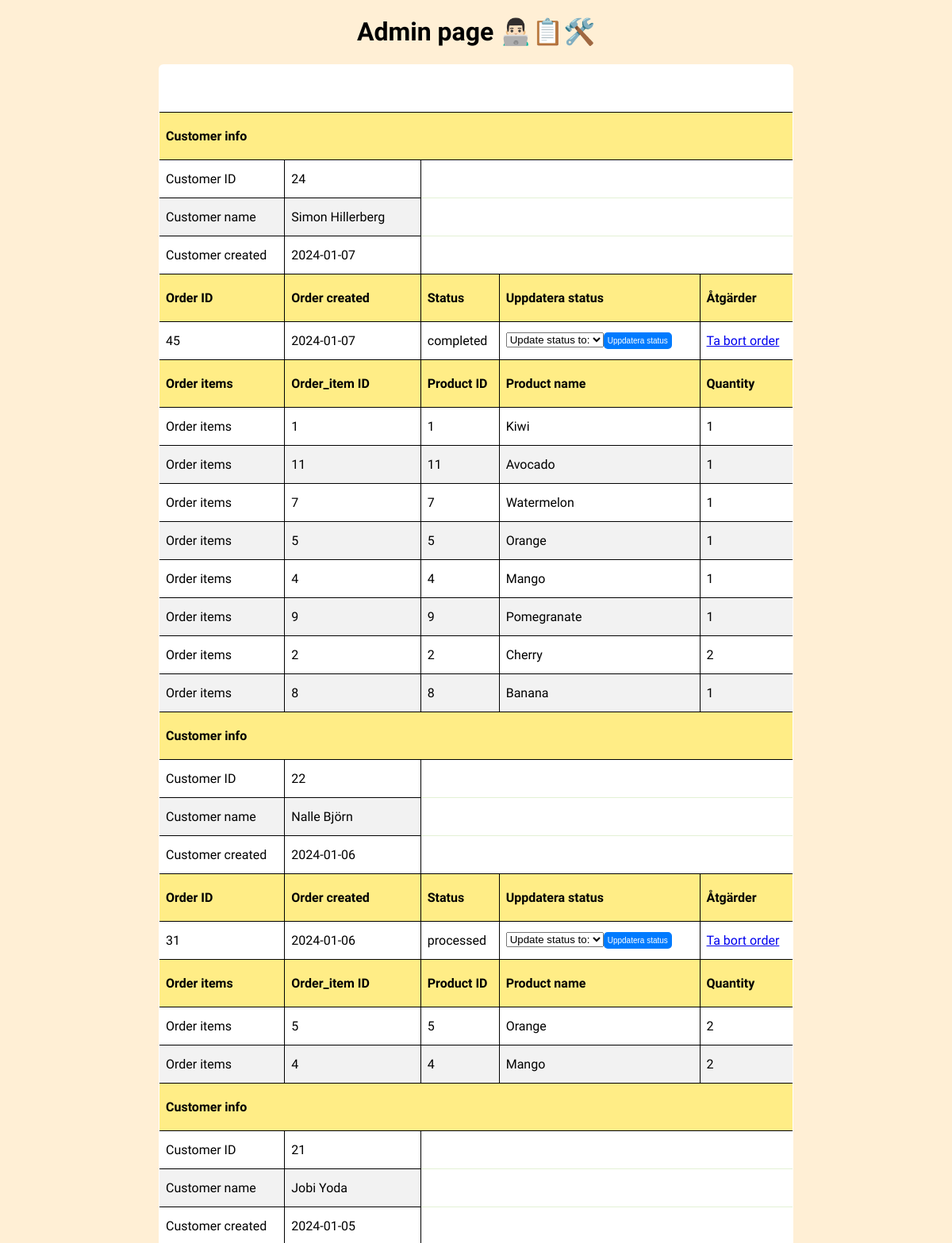
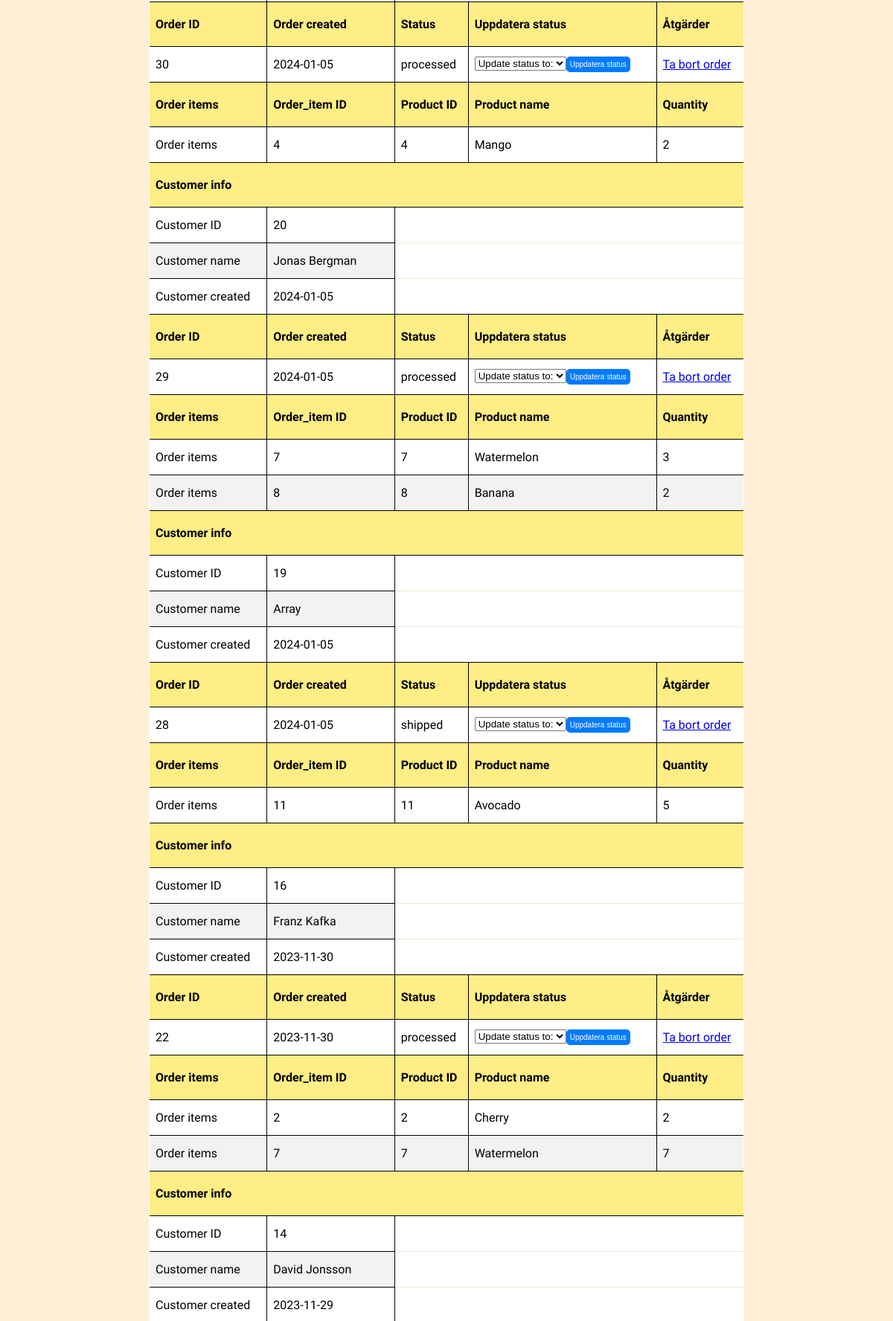
/views/admin/admin_view.php (upper part), run on the app's committed database (2 pictures, top to bottom).
### tables this page shows
CREATE TABLE `orders` (
  `order_id` int NOT NULL AUTO_INCREMENT,
  `customer_id` int DEFAULT NULL,
  `status` varchar(25) DEFAULT NULL,
  `total` int DEFAULT NULL,
  `created` date DEFAULT (curdate()),
  PRIMARY KEY (`order_id`),
  KEY `customer_id` (`customer_id`),
  CONSTRAINT `orders_ibfk_1` FOREIGN KEY (`customer_id`) REFERENCES `customers` (`customer_id`)
);

CREATE TABLE `customers` (
  `customer_id` int NOT NULL AUTO_INCREMENT,
  `customer_firstname` varchar(50) DEFAULT NULL,
  `customer_surname` varchar(50) DEFAULT NULL,
  `customer_ssn` varchar(10) DEFAULT NULL,
  `customer_phone` varchar(10) DEFAULT NULL,
  `customer_email` varchar(100) DEFAULT NULL,
  `customer_address` varchar(50) DEFAULT NULL,
  `customer_city` varchar(50) DEFAULT NULL,
  `customer_zip` varchar(5) DEFAULT NULL,
  `created` date DEFAULT (curdate()),
  PRIMARY KEY (`customer_id`),
  UNIQUE KEY `customer_ssn` (`customer_ssn`),
  UNIQUE KEY `customer_email` (`customer_email`)
);

### views/admin/admin_view.php (the view, shortened to what this page needs)
<?php
$connection = getDatabaseConnection();
?>
<!doctype html>
<html lang="en">
<head>
    <link rel="stylesheet" type="text/css" href="../../assets/css/style.css">
</head>
<body>
<?php
try {
    $sql = "SELECT
        customers.customer_id,
        customers.customer_firstname,
        customers.customer_surname,
        customers.created AS customer_created,
        orders.order_id,
        GROUP_CONCAT(DISTINCT orders.created ORDER BY orders.created DESC) AS order_dates,
        GROUP_CONCAT(orders.status ORDER BY orders.created DESC) AS order_statuses,
        GROUP_CONCAT(order_items.product_id ORDER BY orders.created DESC) AS product_ids,
        GROUP_CONCAT(products.product_name ORDER BY orders.created DESC) AS product_names,
        GROUP_CONCAT(order_items.quantity ORDER BY orders.created DESC) AS quantities
    FROM
        customers
    INNER JOIN orders ON customers.customer_id = orders.customer_id
    INNER JOIN order_items ON orders.order_id = order_items.order_id
    INNER JOIN products ON order_items.product_id = products.product_id
    GROUP BY
        customers.customer_id, customers.customer_firstname, customers.customer_surname, customers.created, orders.order_id
    ORDER BY
        customers.customer_id DESC, orders.order_id DESC;";
    $result = $connection->query($sql);
    if ($result->num_rows > 0) {
        echo '<h1>Admin page 👨🏻‍💻📋🛠️</h1>';
        echo '<table>';
        echo '<thead>';
        echo '<tr>';
        echo '</tr>';
        echo '</thead>';
        echo '<tbody>';
        while ($row = $result->fetch_assoc()) {
            $orderDates = explode(',', $row['order_dates']);
            $orderStatuses = explode(',', $row['order_statuses']);
            $productIds = explode(',', $row['product_ids']);
            $productNames = explode(',', $row['product_names']);
            $quantities = explode(',', $row['quantities']);
            echo '<thead>';
            echo '<tr>';
            echo '<th colspan="5" class="customerinfo">Customer info</th>';
            echo '</tr>';
            echo '</thead>';
            $customerInfo = array(
                "Customer ID" => $row['customer_id'],
                "Customer name" => $row['customer_firstname'] . ' ' . $row['customer_surname'],
                "Customer created" => $row['customer_created']
            );
            foreach ($customerInfo as $field_title => $field_value) {
                echo '<tr>';
                echo '<td>', $field_title, '</td>';
                echo '<td>', $field_value, '</td>';
                echo '</tr>';
            }
            echo '<thead>';
            echo '<tr>';
            echo '<th>Order ID</th>';
            echo '<th>Order created</th>';
            echo '<th>Status</th>';
            echo '<th>Uppdatera status</th>';
            echo '<th>Åtgärder</th>';
            echo '</tr>';
            echo '</thead>';
            for ($i = 0; $i < count($orderDates); $i++) {
                echo '<tr>';
                if ($i === 0) {
                    echo '<td rowspan="' . count($orderDates) . '">' . $row['order_id'] . '</td>';
                    echo '<td>' . $orderDates[$i] . '</td>';
                    echo '<td>' . $orderStatuses[$i] . '</td>';
                }
                echo '<td>';
                echo '<form action="update_status.php" method="post">';
                echo '<select name="new_status">';
                echo '<option value="">Update status to:</option>';
                echo '</select>';
                echo '<input type="submit" value="Uppdatera status">';
                echo '</form>';
                echo '</td>';
                echo '<td>';
                echo '<a href="delete_order.php?order_id=' . $row['order_id'] . '">Ta bort order</a>';
                echo '</td>';
                echo '</tr>';
            }
            echo '<thead>';
            echo '<tr>';
            echo '<th>Order items</th>';
            echo '<th>Order_item ID</th>';
            echo '<th>Product ID</th>';
            echo '<th>Product name</th>';
            echo '<th>Quantity</th>';
            echo '</tr>';
            echo '</thead>';
            for ($j = 0; $j < count($productIds); $j++) {
                echo '<tr>';
                echo '<td>Order items</td>';
                echo '<td>' . $productIds[$j] . '</td>';
                echo '<td>' . $productIds[$j] . '</td>';
                echo '<td>' . $productNames[$j] . '</td>';
                echo '<td>' . $quantities[$j] . '</td>';
                echo '</tr>';
            }
        }
        echo '</tbody>';
        echo '</table>';
    } else {
        echo 'Inga ordrar hittades.';
    }
} catch (Exception $e) {
    echo "Fel: " . $e->getMessage();
}
?>
</body>
</html>

### assets/css/style.css (style rules this page uses)
body { max-width: 100rem; min-height: 100vh; background-color: papayawhip; font-family: 'Hedvig Letters Sans', sans-serif; }
input[type="submit"] { background-color: #007bff; color: #fff; padding: 5px 5px; border: none; border-radius: 5px; font-size: 10px; cursor: pointer; }
tr { border-bottom: 1px solid #ddd; }
table tr:nth-child(even) td { background-color: #f2f2f2; }

### views/admin/admin_view.php (style rules this page uses)
table, th, td { border: 1px solid black; border-collapse: collapse; }
h1 { text-align: center; }

### data on the page
orders: field_title "Customer ID", customer.customer_id "24", field_title "Customer name", field_value "Simon Hillerberg", field_title "Customer created", field_value "2024-01-07", order_id "45", i "2024-01-07", i "completed", j "1", j "Kiwi", j "11", j "Avocado", j "7", j "Watermelon", j "5", j "Orange", j "4", j "Mango", j "9", j "Pomegranate", j "2", j "Cherry", j "8", j "Banana"
orders: field_title "Customer ID", customer.customer_id "22", field_title "Customer name", field_value "Nalle Björn", field_title "Customer created", field_value "2024-01-06", order_id "31", i "2024-01-06", i "processed", j "5", j "Orange", j "2", j "4", j "Mango"
orders: field_title "Customer ID", customer.customer_id "21", field_title "Customer name", field_value "Jobi Yoda", field_title "Customer created", field_value "2024-01-05", order_id "30", i "2024-01-05", i "processed", j "4", j "Mango", j "2"
orders: field_title "Customer ID", customer.customer_id "20", field_title "Customer name", field_value "Jonas Bergman", field_title "Customer created", field_value "2024-01-05", order_id "29", i "2024-01-05", i "processed", j "7", j "Watermelon", j "3", j "8", j "Banana", j "2"
orders: field_title "Customer ID", customer.customer_id "19", field_title "Customer name", field_value "Array", field_title "Customer created", field_value "2024-01-05", order_id "28", i "2024-01-05", i "shipped", j "11", j "Avocado", j "5"
orders: field_title "Customer ID", customer.customer_id "16", field_title "Customer name", field_value "Franz Kafka", field_title "Customer created", field_value "2023-11-30", order_id "22", i "2023-11-30", i "processed", j "2", j "Cherry", j "7", j "Watermelon"
orders: field_title "Customer ID", customer.customer_id "14", field_title "Customer name", field_value "David Jonsson", field_title "Customer created", field_value "2023-11-29"
